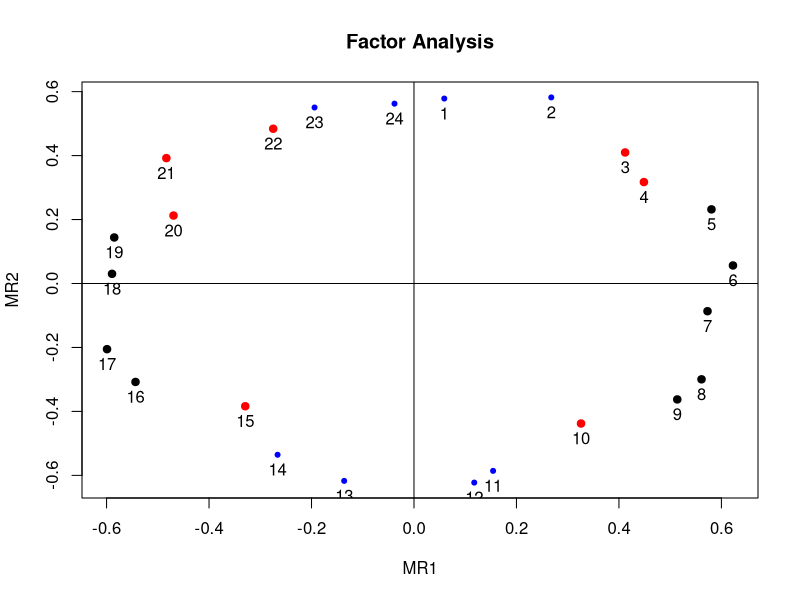
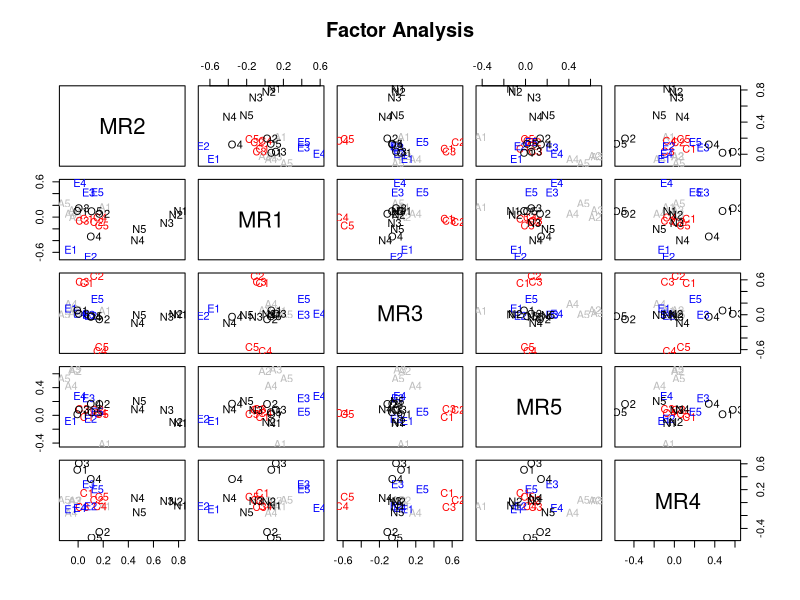
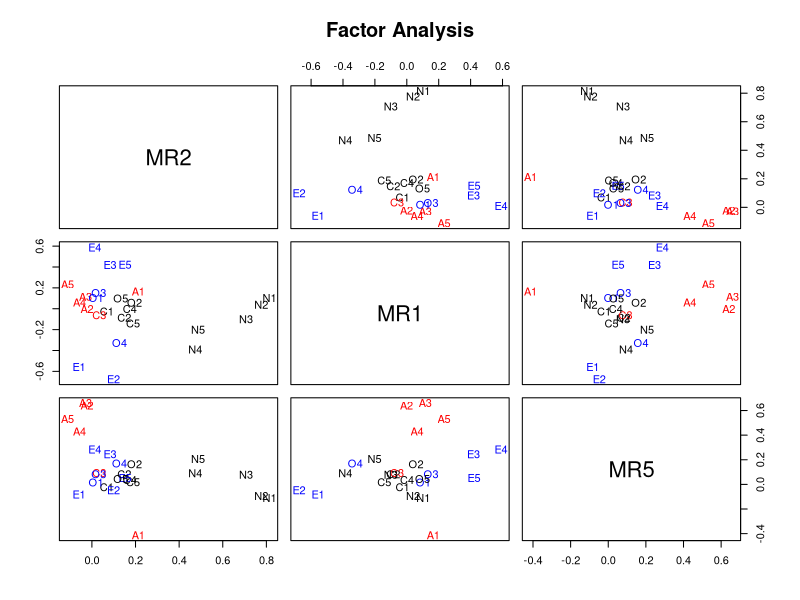

R code for these plots, in order:
library(psych)


### Name: cluster.plot
### Title: Plot factor/cluster loadings and assign items to clusters by
###   their highest loading.
### Aliases: cluster.plot fa.plot factor.plot
### Keywords: multivariate hplot cluster

### ** Examples

circ.data <- circ.sim(24,500)
circ.fa <- fa(circ.data,2)
plot(circ.fa,cut=.5)
f5 <- fa(bfi[1:25],5) 
plot(f5,labels=colnames(bfi)[1:25],show.points=FALSE)
plot(f5,labels=colnames(bfi)[1:25],show.points=FALSE,choose=c(1,2,4))
